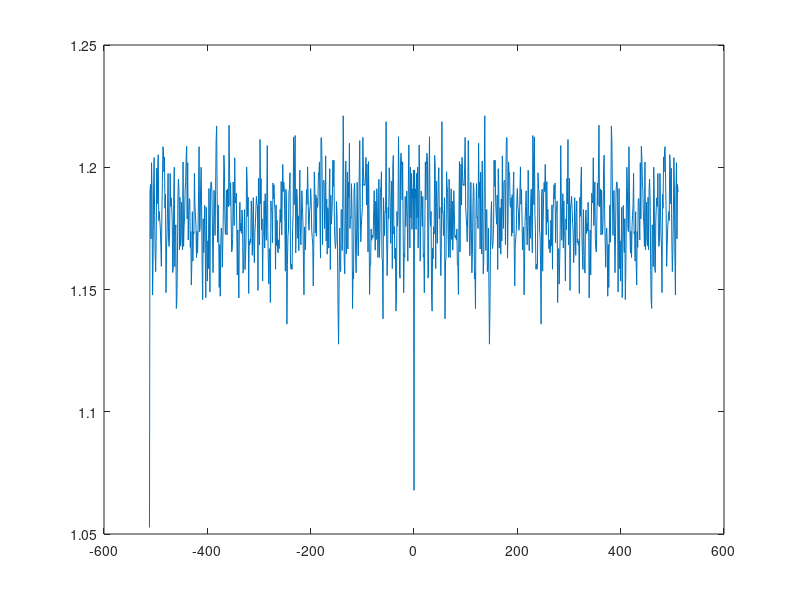

Write MATLAB code to recreate this figure.
clear all; clc ; close all;

%% PRÉLIMINAIRE 1

% Bruit blanc

N = 2^20; % Nombre de points
sigma = 1; % Ecart type
mu = 0; % Moyenne

% Génération du bruit
b = mu + randn(1,N)*sigma;

% Théorie : Rbb(tau) = sigma^2*delta(tau)

% Estimateur biaisé
Rbb_b = xcorr(b, 'biased');
% figure, plot(-N+1:N-1, Rbb_b), title('Estimateur biaisé'), xlabel('tau'), ylabel('Rbb');
% Estimateur non biaisé
Rbb_nb = xcorr(b, 'unbiased');
% figure, plot(-N+1:N-1, Rbb_nb), title('Estimateur non biaisé'), xlabel('tau'), ylabel('Rbb');

% Spectre de puissance
SP = abs(fftshift(fft(b))).^2/N;
% figure, plot(-N/2:N/2-1, SP), title('SP');

% Densité spectrale de puissance
% figure, plot(-N+1:N-1, sigma^2*ones(1,2*N-1)), title('DSP');

%% PRÉLIMINAIRE 2

Nfft = 2^10; % Nombre de points pour la fft
window = hamming(Nfft); % Fenêtre
rec = 2^8;
k = floor(N/Nfft); % Nombre de découpage
pw = zeros(Nfft, 1); % Matrice du periodogramme
index = 1;
i = 0;

% Periodogramme de Welch
while index+Nfft-1 < length(b)
    xwindow = window.*b(index:index+Nfft-1)'; % Fenêtrage
	index = index + Nfft - rec; % Décalage de l'indice
    i = i+1;
    pw = pw + abs(fftshift(fft(xwindow, Nfft)))/Nfft; % Ajout à la matrice
end

pw = pw./(norm(window)); % Normalisation
figure, plot(-Nfft/2:Nfft/2-1,pw);

% Periodogramme de Daniell


